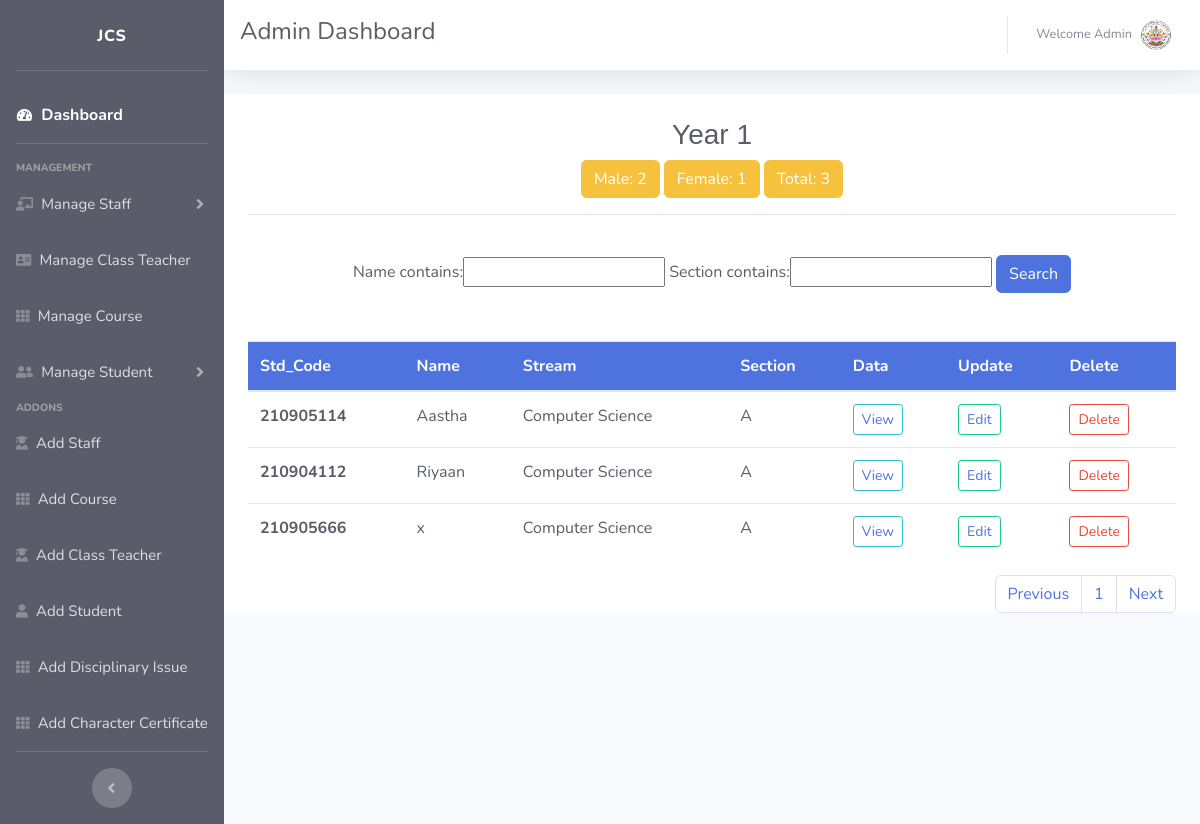
The app's page /seven/ (signed in) with its own data.
### school_management_system_app/models.py (models this page shows, shortened)
class StudentDetail(models.Model):
    student_code = models.CharField(max_length=50, primary_key=True)
    name = models.CharField(max_length=50)
    GENDER_MALE = 'Male'
    GENDER_FEMALE = 'Female'
    GENDER_CHOICES = [(GENDER_MALE, 'Male'), (GENDER_FEMALE, 'Female')]
    gender = models.CharField(choices=GENDER_CHOICES, max_length=30)
    seven = '7'
    eight = '8'
    nine = '9'
    ten = '10'
    eleven = '11'
    twelve = '12'
    class_choices = [(seven, '1'), (eight, '2'), (nine, '3'),
                     (ten, '4'), (eleven, ''), (twelve, '')]
    standard = models.CharField(choices=class_choices, max_length=30)
    gpa = models.FloatField(null = True,blank = True)
    A = 'A'
    B = 'B'
    C = 'C'
    D = 'D'
    E = 'E'
    section_choices = [(A, 'A'), (B, 'B'), (C, 'C'), (D, 'D'), (E, 'E')]
    section = models.CharField(choices=section_choices, max_length=30)
    course = models.ForeignKey(Course, null=True, on_delete=models.SET_NULL)
    date_of_birth = models.DateField(
        auto_now=False, auto_now_add=False, blank=True)
    admission_no = models.BigIntegerField(blank=True)
    date_of_admission = models.DateField(
        blank=True, auto_now=False, auto_now_add=False)
    email = models.EmailField(blank=True, unique=True)
    CID = models.CharField(max_length=11, unique=True, blank=True)
    class_teacher = models.ForeignKey(
        ClassTeacher, null=True, on_delete=models.SET_NULL)
    previous_school = models.CharField(max_length=50, blank=True)
    mobile_number = models.CharField(max_length=8, blank=True)
    permanent_address = models.TextField(blank=True)
    proctor_master = models.ForeignKey(
        StaffDetail, null=True, on_delete=models.SET_NULL)
    Boarder = 'Boarder'
    Dayscholar = 'Dayscholar'
    BoarderOrDayscholar = [(Boarder, 'Boarder'), (Dayscholar, 'Dayscholar')]
    BoarderOrDayscholar = models.CharField(
        choices=BoarderOrDayscholar, blank=True, max_length=30)
    Regular = 'Regular'
    Repeater = 'Repeater'
    RegularOrRepeater = [(Regular, 'Regular'), (Repeater, 'Repeater')]
    RegularOrRepeater = models.CharField(
        choices=RegularOrRepeater, blank=True, max_length=30)
    profile_pic = models.ImageField(
        upload_to="images/students", default='/static/images/user.jpg', null=True, blank=True)
    father_name = models.CharField(max_length=50, blank=True)
    mother_name = models.CharField(max_length=50, blank=True)
    fathers_occupation = models.CharField(max_length=50, blank=True)
    mothers_occupation = models.CharField(max_length=50, blank=True)
    parents_mobile_number = models.CharField(max_length=8, blank=True)

class Course(models.Model):
    course = models.CharField(max_length=100)
    def __str__(self):
        return self.course

### school_management_system_app/adm_views.py (the view)
# urls.py: path('seven/', adm_views.seven, name='seven'),
@login_required
def seven(request):
    male = StudentDetail.objects.filter(standard=7, gender='Male')
    female = StudentDetail.objects.filter(standard=7, gender='Female')
    total = StudentDetail.objects.filter(standard=7)
    all_field = StudentDetail.objects.filter(
        standard=7).order_by('name')
    myFilter = StudentFilter(request.GET, queryset=all_field)
    all_field = myFilter.qs
    paginator = Paginator(all_field, 15)
    page_number = request.GET.get('page')
    all_field = paginator.get_page(page_number)
    return render(request, 'administrator/seven.html',
                  {'all_field': all_field,
                   'myFilter': myFilter,
                   'male': male,
                   'female': female,
                   'total': total
                   })

### school_management_system_app/templates/administrator/seven.html (shortened to what this page needs)
{% extends 'administrator/adm_base.html' %}
{% block content %}
<div class="container bg-white text-dark">
  <br>
    <center><h3 style="font-family: Helvetica;">Year 1 </h3>
    <button type="submit" class="btn btn-warning my-2 my-sm-0">Male: {{male.count}}</button>
    <button type="submit" class="btn btn-warning my-2 my-sm-0">Female: {{female.count}}</button>
    <button type="submit" class="btn btn-warning my-2 my-sm-0">Total: {{total.count}}</button></center>
    <hr>
  <br>
  <center>
  <form method="GET">
  <div class="col">
    {{myFilter.form}}
    <button type="submit" class="btn btn-primary my-2 my-sm-0">Search</button>
  </div>
  </form></center>
  <br>
  <div class="table-responsive">
  <table class="table table-hover">
    <thead class="bg-primary text-white">
      <tr>
        <th scope="col">Std_Code</th>
        <th scope="col">Name</th>
        <th scope="col">Stream</th>
        <th scope="col">Section</th>
        <th scope="col">Data</th>
        <th scope="col">Update</th>
        <th scope="col">Delete</th>
      </tr>
    </thead>
    <tbody class="text-dark">
      {% for all_field in all_field%}
      <tr>
        <th scope="row">{{all_field.student_code}}</th>
        <td>{{all_field.name}}</td>
        <td>{{all_field.course}}</td>
        <td>{{all_field.section}}</td>
        <td>
          <button type="button" class="btn btn-outline-info btn-sm">
            <a href="{% url 'std_detail_seven' all_field.student_code %}">View</a>
          </button>
        </td>
        <td>
          <button type="button" class="btn btn-outline-success btn-sm">
            <a href="{% url 'edit_std_seven' all_field.student_code %}">Edit</a>
          </button>
        </td>
        <td>
          <button
            type="button"
            class="btn btn-outline-danger btn-sm"
            data-toggle="modal"
            data-target="#deletestd{{all_field.student_code}}">
            Delete
          </button>
        </td>
      </tr>
      {% endfor %}
    </tbody>
  </table>
  </div>
  <nav aria-label="Page navigation example">
    <ul class="pagination justify-content-end">
      <li class="page-item"><a class="page-link" href="?page=1">Previous</a></li>
      <li class="page-item">
        <a class="page-link" href="?page={{ all_field.number }}"
          >{{ all_field.number }}</a>
      </li>
      <li class="page-item">
        <a class="page-link" href="?page={{ all_field.paginator.num_pages }}"
          >Next</a>
      </li>
    </ul>
  </nav>
</div>
{% endblock content %}

### school_management_system_app/templates/administrator/adm_base.html (shortened to what this page needs)
{% load static %}
<!DOCTYPE html>
<html lang="en">
<head>
    <link href="{% static 'vendor/fontawesome-free/css/all.min.css' %}" rel="stylesheet" type="text/css">
    <link href="{% static 'css/sb-admin-2.min.css' %}" rel="stylesheet">
</head>
<body id="page-top">
    <div id="wrapper">
        <ul class="navbar-nav bg-dark sidebar sidebar-dark accordion" id="accordionSidebar">
            <a class="sidebar-brand align-items-center justify-content-center">
                <span>JCS</span>
            </a>
            <hr class="sidebar-divider">
            <li class="nav-item active">
                <a class="nav-link" href="{% url 'adm_home' %}">
                    <i class="fas fa-fw fa-tachometer-alt"></i>
                    <span style="font-size: 16px">Dashboard</span></a>
            </li>
            <hr class="sidebar-divider">
            <div class="sidebar-heading">
                Management
            </div>
            <li class="nav-item">
                <a class="nav-link collapsed" href="#" data-toggle="collapse" data-target="#collapseTwo"
                    aria-expanded="true" aria-controls="collapseTwo">
                    <i class="fas fa-chalkboard-teacher"></i>
                    <span style="font-size: 15px">Manage Staff</span>
                </a>
            </li>
            <li class="nav-item">
                <a class="nav-link" href="{% url 'class_teacher' %}">
                    <i class="nav-icon fas fa-address-card"></i>
                    <span style="font-size: 15px">Manage Class Teacher</span></a>
            </li>
            <li class="nav-item">
                <a class="nav-link" href="{% url 'all_course' %}">
                    <i class="nav-icon fas fa-th"></i>
                    <span style="font-size: 15px">Manage Course</span></a>
            </li>
            <li class="nav-item">
                <a class="nav-link collapsed" href="#" data-toggle="collapse" data-target="#collapseUtilities"
                    aria-expanded="true" aria-controls="collapseUtilities">
                    <i class="nav-icon fas fa-user-friends"></i>
                    <span style="font-size: 15px">Manage Student</span>
                </a>
            </li>
            <div class="sidebar-heading">
                Addons
            </div>
            <li class="nav-item">
                <a class="nav-link" href="{% url 'add_staff' %}">
                    <i class="nav-icon fas fa-user-graduate"></i>
                    <span style="font-size: 15px">Add Staff</span></a>
            </li>
            <li class="nav-item">
                <a class="nav-link" href="{% url 'add_course' %}">
                    <i class="nav-icon fas fa-th"></i>
                    <span style="font-size: 15px">Add Course</span></a>
            </li>
            <li class="nav-item">
                <a class="nav-link" href="{% url 'add_class_teacher' %}">
                    <i class="nav-icon fas fa-user-graduate"></i>
                    <span style="font-size: 15px">Add Class Teacher</span></a>
            </li>
            <li class="nav-item">
                <a class="nav-link" href="{% url 'add_std' %}">
                    <i class="nav-icon fas fa-user"></i>
                    <span style="font-size: 15px">Add Student</span></a>
            </li>
            <li class="nav-item">
                <a class="nav-link" href="{% url 'disciplinaryissue' %}">
                    <i class="nav-icon fas fa-th"></i>
                    <span style="font-size: 15px">Add Disciplinary Issue</span></a>
            </li>
            <li class="nav-item">
                <a class="nav-link" href="{% url 'charactercertificate' %}">
                    <i class="nav-icon fas fa-th"></i>
                    <span style="font-size: 15px">Add Character Certificate</span></a>
            </li>
            <hr class="sidebar-divider d-none d-md-block">
            <div class="text-center d-none d-md-inline">
                <button class="rounded-circle border-0" id="sidebarToggle"></button>
            </div>
        </ul>
        <div id="content-wrapper" class="d-flex flex-column">
            <div id="content">
                <nav class="navbar navbar-expand topbar mb-4 static-top bg-white text-dark shadow">
                    <h4>Admin Dashboard</h4>
                    <ul class="navbar-nav ml-auto">
                        <li class="nav-item dropdown no-arrow">
                            <a class="nav-link dropdown-toggle" href="#" id="userDropdown" role="button"
                                data-toggle="dropdown" aria-haspopup="true" aria-expanded="false">
                                <span class="mr-2 d-lg-inline text-gray-600 small">Welcome {{user.username |capfirst}}</span>
                                <img class="img-profile rounded-circle"
                                    src="{% static 'images/jcs.png' %}">
                            </a>
                        </li>
                    </ul>
                </nav>
                {% block content %}
        		{% endblock %}
            </div>
        </div>
    </div>
</body>
</html>

### records on screen
StudentDetail: student_code "210905114", name "Aastha", course "Computer Science", section "A"
StudentDetail: student_code "210904112", name "Riyaan", course "Computer Science", section "A"
StudentDetail: student_code "210905666", name "x", course "Computer Science", section "A"

### other values on screen
{{ user.username |capfirst }} "Admin"
{{ male.count }} "2"
{{ female.count }} "1"
{{ total.count }} "3"
{{ all_field.number }} "1"
